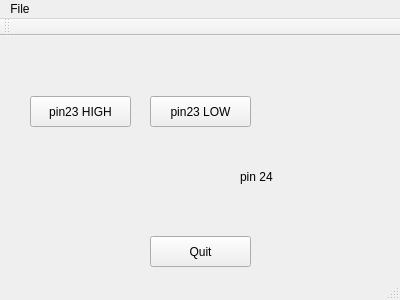
<?xml version="1.0" encoding="UTF-8"?>
<ui version="4.0">
 <class>MainWindow</class>
 <widget class="QMainWindow" name="MainWindow">
  <property name="geometry">
   <rect>
    <x>0</x>
    <y>0</y>
    <width>400</width>
    <height>300</height>
   </rect>
  </property>
  <property name="windowTitle">
   <string>MainWindow</string>
  </property>
  <widget class="QWidget" name="centralWidget">
   <widget class="QPushButton" name="quitButton">
    <property name="geometry">
     <rect>
      <x>150</x>
      <y>200</y>
      <width>101</width>
      <height>31</height>
     </rect>
    </property>
    <property name="text">
     <string>Quit</string>
    </property>
   </widget>
   <widget class="QPushButton" name="highButton">
    <property name="geometry">
     <rect>
      <x>30</x>
      <y>60</y>
      <width>101</width>
      <height>31</height>
     </rect>
    </property>
    <property name="text">
     <string>pin23 HIGH</string>
    </property>
   </widget>
   <widget class="QPushButton" name="lowButton">
    <property name="geometry">
     <rect>
      <x>150</x>
      <y>60</y>
      <width>101</width>
      <height>31</height>
     </rect>
    </property>
    <property name="text">
     <string>pin23 LOW</string>
    </property>
   </widget>
   <widget class="QLabel" name="label">
    <property name="geometry">
     <rect>
      <x>240</x>
      <y>130</y>
      <width>67</width>
      <height>21</height>
     </rect>
    </property>
    <property name="text">
     <string>pin 24</string>
    </property>
   </widget>
   <widget class="QLabel" name="pin24Label">
    <property name="geometry">
     <rect>
      <x>300</x>
      <y>120</y>
      <width>67</width>
      <height>31</height>
     </rect>
    </property>
    <property name="text">
     <string/>
    </property>
   </widget>
   <widget class="QLabel" name="pin23Label">
    <property name="geometry">
     <rect>
      <x>300</x>
      <y>60</y>
      <width>71</width>
      <height>31</height>
     </rect>
    </property>
    <property name="text">
     <string/>
    </property>
   </widget>
  </widget>
  <widget class="QMenuBar" name="menuBar">
   <property name="geometry">
    <rect>
     <x>0</x>
     <y>0</y>
     <width>400</width>
     <height>28</height>
    </rect>
   </property>
   <widget class="QMenu" name="menuPress_Quit_to_terminate">
    <property name="title">
     <string>File</string>
    </property>
    <addaction name="actionQuit"/>
   </widget>
   <addaction name="menuPress_Quit_to_terminate"/>
  </widget>
  <widget class="QToolBar" name="mainToolBar">
   <attribute name="toolBarArea">
    <enum>TopToolBarArea</enum>
   </attribute>
   <attribute name="toolBarBreak">
    <bool>false</bool>
   </attribute>
  </widget>
  <widget class="QStatusBar" name="statusBar"/>
  <action name="actionQuit">
   <property name="text">
    <string>Quit</string>
   </property>
  </action>
 </widget>
 <layoutdefault spacing="6" margin="11"/>
 <resources/>
 <connections/>
</ui>
